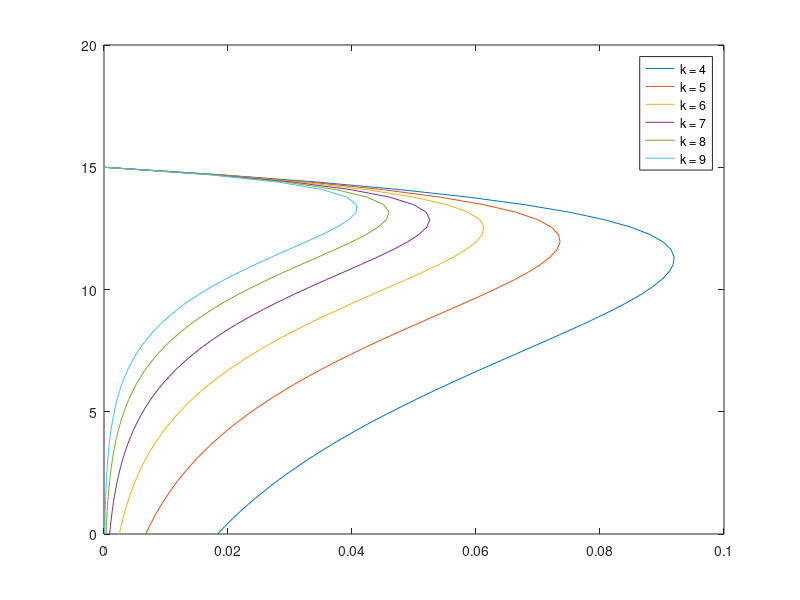

Write the MATLAB code that produced this figure.

H = 15;

k = 4:9;



h       = linspace(0,H,50);
leg     = cell(numel(k),1);

figure, hold on, box on

for ik = 1:numel(k)
    tmp = zeros(numel(h),1);
    
    for ih = 1:numel(h)
        tmp(ih) = (1-h(ih)/H) * exp(-k(ik)*(1-h(ih)/H));
    end
    plot(tmp, h)
    leg{ik} = ['k = ', num2str(k(ik))];
end

legend(leg)

% ds = ( (k.^2 .* (1-z./H) .* exp(k(z./H-1))) ) ./ ( H(1-(1+k) .* exp(-k)) );
